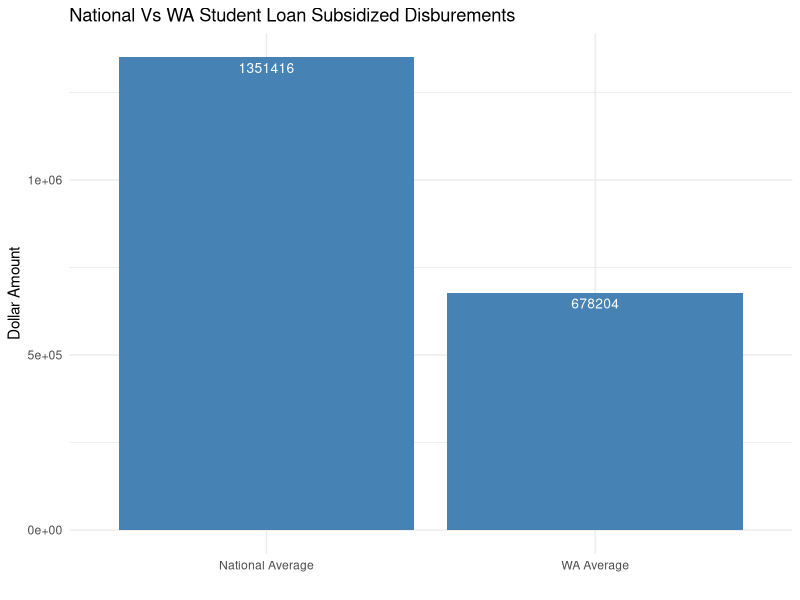
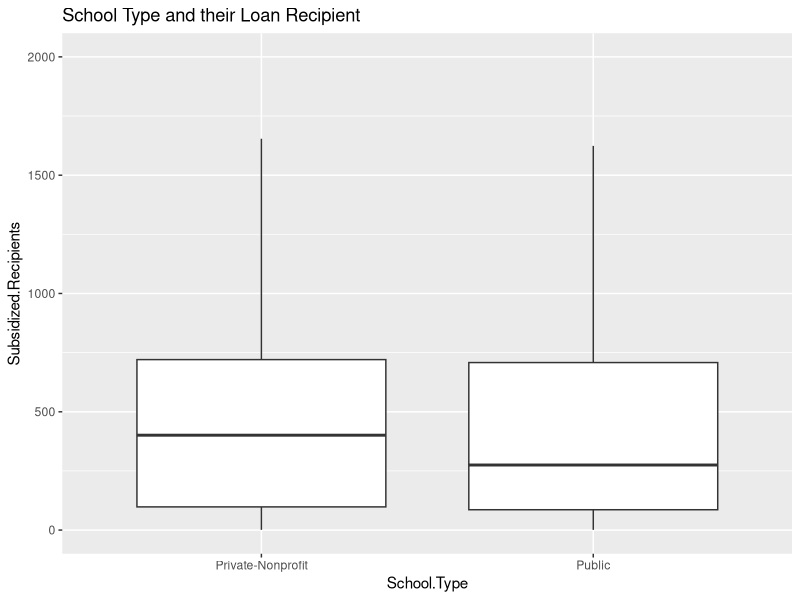

R code for these plots, in order:
library(ggplot2)
library(dplyr)
database <- read.csv("data/dashboard_data.csv")
national_ave <- mean(database$Subsidized.Dollars.of.Disbursements, na.rm = T) %>%
  round()

wa_ave <- database %>%
  filter(State == "WA") %>%
  summarise(state_average = mean(Subsidized.Dollars.of.Disbursements, na.rm = T)) %>%
  pull(state_average) %>%
  round()

df <- data.frame(
  name = c("National Average", "WA Average"),
  loan = c(national_ave, wa_ave)
)

p <- ggplot(data = df, aes(x = name, y = loan)) +
  geom_bar(stat = "identity", fill = "steelblue") +
  geom_text(aes(label = loan),
    vjust = 1.6,
    color = "white", size = 3.5
  ) +
  theme_minimal() +
  labs(
    y = "Dollar Amount", x = "",
    title = "National Vs WA Student Loan Subsidized Disburements"
  )

major_school <- database %>% 
  filter(School.Type == "Public" | School.Type == "Private-Nonprofit")

plot_chart <- ggplot(major_school, aes(x = School.Type, y = Subsidized.Recipients)) +
  geom_boxplot(outlier.shape = NA) +
  ylim(c(0, 2000)) +
  labs(title = "School Type and their Loan Recipient")
